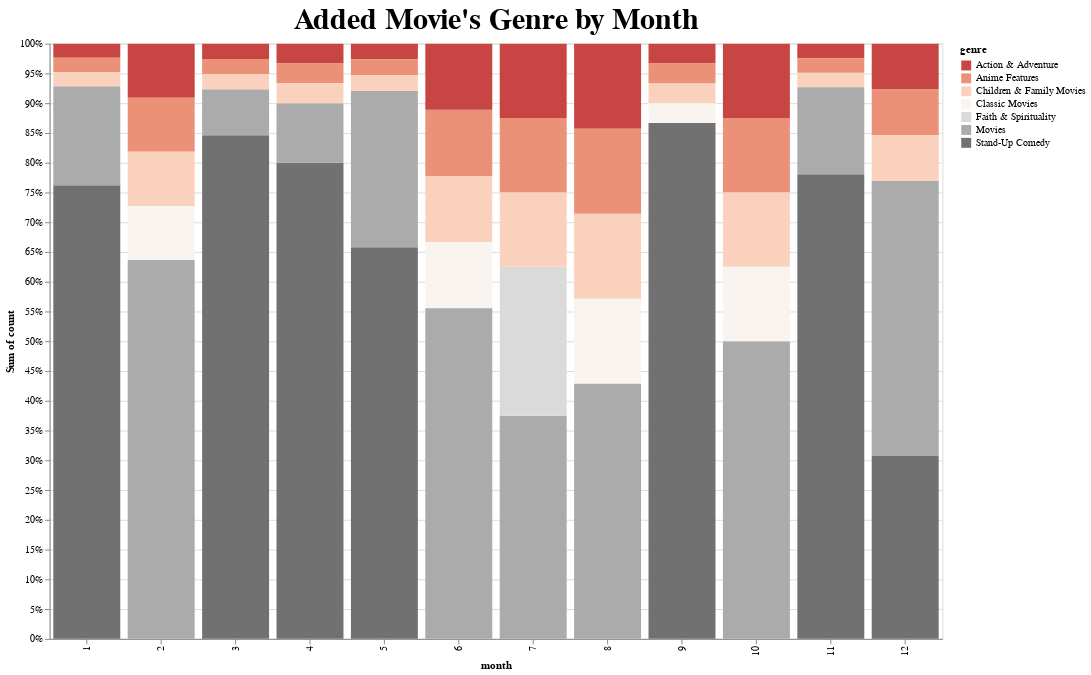

The cell this chart's notebook holds for it:
### Code cell
# 달별 장르 분포도(Movie)
alt.Chart(top_month_count_mv).mark_bar().encode(
    x='month:N',
    y=alt.Y('sum(count)', stack="normalize", sort="ascending"),
    color = alt.Color("genre", scale=alt.Scale(scheme='redgrey'))).properties(
    width=900,
    height=600,
    title="Added Movie's Genre by Month").configure_title(fontSize=30)

### Figure 1 — Vega-Lite specification as saved in the notebook (floating-point values rounded to 4 significant figures)
{"config": {"view": {"continuousWidth": 400, "continuousHeight": 300}, "title": {"fontSize": 30}}, "data": {"name": "data-b38a815aa90661ba484f28742f6a5511"}, "mark": "bar", "encoding": {"color": {"field": "genre", "scale": {"scheme": "redgrey"}, "type": "nominal"}, "x": {"field": "month", "type": "nominal"}, "y": {"aggregate": "sum", "field": "count", "sort": "ascending", "stack": "normalize", "type": "quantitative"}}, "height": 600, "title": "Added Movie's Genre by Month", "width": 900, "$schema": "https://vega.github.io/schema/vega-lite/v4.17.0.json", "datasets": {"data-b38a815aa90661ba484f28742f6a5511": [{"month": 1, "genre": "Stand-Up Comedy", "count": 32}, {"month": 1, "genre": "Movies", "count": 7}, {"month": 1, "genre": "Action & Adventure", "count": 1}, {"month": 1, "genre": "Anime Features", "count": 1}, {"month": 1, "genre": "Children & Family Movies", "count": 1}, {"month": 10, "genre": "Movies", "count": 4}, {"month": 10, "genre": "Action & Adventure", "count": 1}, {"month": 10, "genre": "Anime Features", "count": 1}, {"month": 10, "genre": "Children & Family Movies", "count": 1}, {"month": 10, "genre": "Classic Movies", "count": 1}, {"month": 11, "genre": "Children & Family Movies", "count": 1}, {"month": 11, "genre": "Action & Adventure", "count": 1}, {"month": 11, "genre": "Anime Features", "count": 1}, {"month": 11, "genre": "Stand-Up Comedy", "count": 32}, {"month": 11, "genre": "Movies", "count": 6}, {"month": 12, "genre": "Movies", "count": 6}, {"month": 12, "genre": "Stand-Up Comedy", "count": 4}, {"month": 12, "genre": "Action & Adventure", "count": 1}, {"month": 12, "genre": "Anime Features", "count": 1}, {"month": 12, "genre": "Children & Family Movies", "count": 1}, {"month": 2, "genre": "Movies", "count": 7}, {"month": 2, "genre": "Action & Adventure", "count": 1}, {"month": 2, "genre": "Anime Features", "count": 1}, {"month": 2, "genre": "Children & Family Movies", "count": 1}, {"month": 2, "genre": "Classic Movies", "count": 1}, {"month": 3, "genre": "Anime Features", "count": 1}, {"month": 3, "genre": "Action & Adventure", "count": 1}, {"month": 3, "genre": "Children & Family Movies", "count": 1}, {"month": 3, "genre": "Stand-Up Comedy", "count": 33}, {"month": 3, "genre": "Movies", "count": 3}, {"month": 4, "genre": "Stand-Up Comedy", "count": 24}, {"month": 4, "genre": "Movies", "count": 3}, {"month": 4, "genre": "Action & Adventure", "count": 1}, {"month": 4, "genre": "Anime Features", "count": 1}, {"month": 4, "genre": "Children & Family Movies", "count": 1}, {"month": 5, "genre": "Stand-Up Comedy", "count": 25}, {"month": 5, "genre": "Movies", "count": 10}, {"month": 5, "genre": "Action & Adventure", "count": 1}, {"month": 5, "genre": "Anime Features", "count": 1}, {"month": 5, "genre": "Children & Family Movies", "count": 1}, {"month": 6, "genre": "Classic Movies", "count": 1}, {"month": 6, "genre": "Anime Features", "count": 1}, {"month": 6, "genre": "Children & Family Movies", "count": 1}, {"month": 6, "genre": "Movies", "count": 5}, {"month": 6, "genre": "Action & Adventure", "count": 1}, {"month": 7, "genre": "Movies", "count": 3}, {"month": 7, "genre": "Faith & Spirituality", "count": 2}, {"month": 7, "genre": "Action & Adventure", "count": 1}, {"month": 7, "genre": "Anime Features", "count": 1}, {"month": 7, "genre": "Children & Family Movies", "count": 1}, {"month": 8, "genre": "Classic Movies", "count": 1}, {"month": 8, "genre": "Children & Family Movies", "count": 1}, {"month": 8, "genre": "Action & Adventure", "count": 1}, {"month": 8, "genre": "Movies", "count": 3}, {"month": 8, "genre": "Anime Features", "count": 1}, {"month": 9, "genre": "Children & Family Movies", "count": 1}, {"month": 9, "genre": "Stand-Up Comedy", "count": 26}, {"month": 9, "genre": "Action & Adventure", "count": 1}, {"month": 9, "genre": "Anime Features", "count": 1}, {"month": 9, "genre": "Classic Movies", "count": 1}]}}
